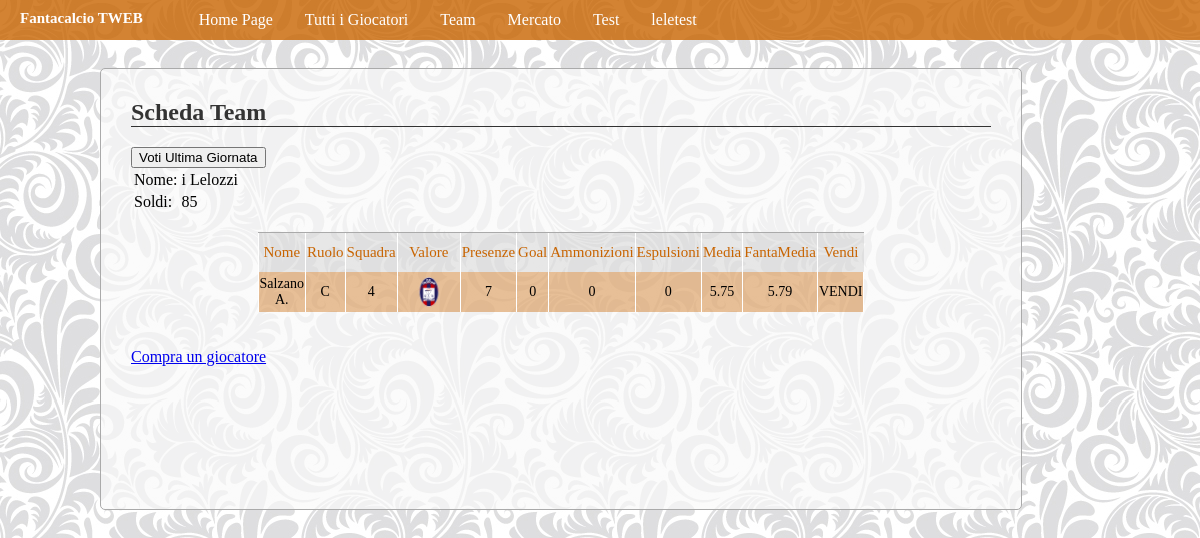
The app's page /index.php?content=schedaTeam&teamid=10 (signed in) with its own data.
### tables this page shows
CREATE TABLE IF NOT EXISTS `team` (
`id` int(11) NOT NULL,
  `nome` varchar(20) NOT NULL,
  `soldi` int(11) NOT NULL DEFAULT '250'
);

CREATE TABLE IF NOT EXISTS `giocatori` (
`id` int(3) NOT NULL,
  `nome` varchar(40) NOT NULL,
  `ruolo` varchar(2) NOT NULL,
  `valore` int(11) NOT NULL,
  `squadra` varchar(40) NOT NULL,
  `presenze` int(3) NOT NULL,
  `goal` int(3) NOT NULL,
  `ammonizioni` int(3) NOT NULL,
  `espulsioni` int(3) NOT NULL,
  `media` float NOT NULL,
  `fantamedia` float NOT NULL
);

### php/setting.php (called while the page is built, shortened)
<?php
$mysql_db = "TWEB";
?>

### php/team_functions.php (called while the page is built, shortened)
<?php
function getAllUserTeam($id) {
  require("setting.php");
  $query = "SELECT * FROM utenti_team WHERE id_utente = '".$id."';";
  $result = mysql_query($query, $conn) or die(mysql_error());
  $teams = Array();
  while ($r = mysql_fetch_row($result)) {
    $t = getTeamById($r[1]);
    array_push($teams, $t);
  }
  return $teams;
}
function getTeamById($id) {
  require('setting.php');
  $query = "SELECT * FROM team WHERE id = $id LIMIT 1";
  $result = mysql_query($query, $conn) or die(mysql_error());
  $r = mysql_fetch_row($result);
  return $r;
}
?>

### php/player_functions.php (the view, shortened to what this page needs)
<?php
function getPlayersByIds($ids) {
  require("setting.php");
  $query = "SELECT * FROM giocatori WHERE id in (";
  for ($i=0; $i<count($ids); $i++) {
    if ($i != count($ids)-1)
      $query .= "'".$ids[$i]."',";
    else
      $query .= "'".$ids[$i]."'";
  }
  $query .= ");";
  $result = mysql_query($query, $conn) or die(mysql_error());
  $table = genPlayerTable($result, false);
  return $table;
}
function getPlayersIdByTeam($id_team) {
  require("setting.php");
  $query = "SELECT id_giocatore FROM giocatori_team WHERE id_team = ".$id_team.";";
  $result = mysql_query($query, $conn) or die(mysql_error());
  $players = Array();
  while ($r = mysql_fetch_row($result)) {
    array_push($players, $r[0]);
  }
  return $players;
}
function getPlayersByTeam($id_team) {
  require("setting.php");
  $query = "SELECT * FROM giocatori_team WHERE id_team = ".$id_team.";";
  $result = mysql_query($query, $conn) or die(mysql_error());
  $players = Array();
  while ($r = mysql_fetch_row($result)) {
    array_push($players, $r[0]);
  }
  $q = "SELECT * FROM giocatori WHERE id IN (";
  for ($i=0; $i<count($players); $i++) {
    $q .= "'".$players[$i]."'";
  }
  $q .= ");";
  if (count($players) != 0) {
    $p = mysql_query($q, $conn) or die(mysql_error());
  } else {
    return false;
  }
  $table = genPlayerTable($p, false);
  return $table;
}
function genPlayerTable($r, $list=true) {
  $pari = TRUE;
  $table = "";
  while ($g = mysql_fetch_row($r)) {
    if ($pari) {
      $table .= "<tr class='trpari'>";
      $pari = FALSE;
    }
    else {
      $table .= "<tr class='trdispari'>";
      $pari = TRUE;
    }
    for ($i=0; $i<count($g);$i++) {
      $str = "";
      switch ($i) {
      case 0:
        $str = "<span class='invisible'>".$g[$i]."</span>";
        break;
      case 1:
        $str = "<a class='click' href='index.php?content=schedaGiocatore&nome=".trim($g[$i])."'>".$g[$i]."</a>";
        break;
      case 4:
        $str = "<a class='click squadra' href='index.php?content=squadra&squadra=".trim($g[$i])."'>".strtoupper($g[$i])."</a>";
        break;
      default:
        $str = $g[$i];
      }
      if ($i == 0) {
        $table .= "<td class='invisible'>".$str."</td>";
      } else {
        $table .= "<td>".$str."</td>";
      }
    }
  }
  return $table;
}
?>

### php/content/schedaTeam.php (shortened to what this page needs)
<h2 class="titoloDue">Scheda Team</h2>
<?php
if (!empty($_GET['teamid'])) {
  $team = getTeamById($_GET['teamid']);
  echo "<button id='switchSchedaTeam'>Voti Ultima Giornata</button>";
  $nome = $team[1];
  $cash = $team[2];
  echo "<div id='teamPlayers'>";
  $players = getPlayersByTeam($team[0]);
  echo "<table><tr><td>Nome: </td>";
  echo "<td>$nome</td></tr>";
  echo "<tr><td>Soldi: </td>";
  echo "<td>$cash</td></tr></table>";
  echo "<br />";
  echo "<table id='tableGiocatoriSchedaTeam'>";
  echo "<tr><th>Nome</th><th>Ruolo</th><th>Squadra</th><th>Valore</th><th>Presenze</th><th>Goal</th><th>Ammonizioni</th><th>Espulsioni</th><th>Media</th><th>FantaMedia</th><th>Vendi</th></tr>";
  echo $players;
  echo "</table>";
  echo "<br /><br />";
  echo "<a href='index.php?content=compraGiocatore&teamid=$team[0]'>Compra un giocatore</a>";
  echo "</div>";
}
?>

### css/stile.css (style rules this page uses)
body { background-image: url(../img/image.png); }
.titoloDue { color: #333;border-bottom: 1px solid #333; }
.trpari { background-color: rgba(200, 100, 0, 0.4); }
#tableGiocatoriSchedaTeam { margin-left: auto; margin-right: auto; border-collapse: collapse; width: 601px; font-size: 15px; }
#tableGiocatoriSchedaTeam tr { height: 40px; }
#tableGiocatoriSchedaTeam th { height: 40px;background: rgba(150, 150, 150, 0.2);font-weight: normal;color: rgba(200, 100, 0, 1); border-top: 1px solid #AAA;border-left: 1px solid #FFF; font-size: 15px; }
#tableGiocatoriSchedaTeam td { border-left: 1px solid #FFF;border-right: 1px solid #FFF; text-align: center; font-size: 14px; }
.click { color: black; text-decoration: none; }

### records on screen
team: nome "i Lelozzi", soldi "85"
giocatori: nome "Salzano A.", ruolo "C", valore "4", presenze "7", goal "0", ammonizioni "0", espulsioni "0", media "5.75", fantamedia "5.79"

### other values on screen
$_SESSION['username'] "leletest"
